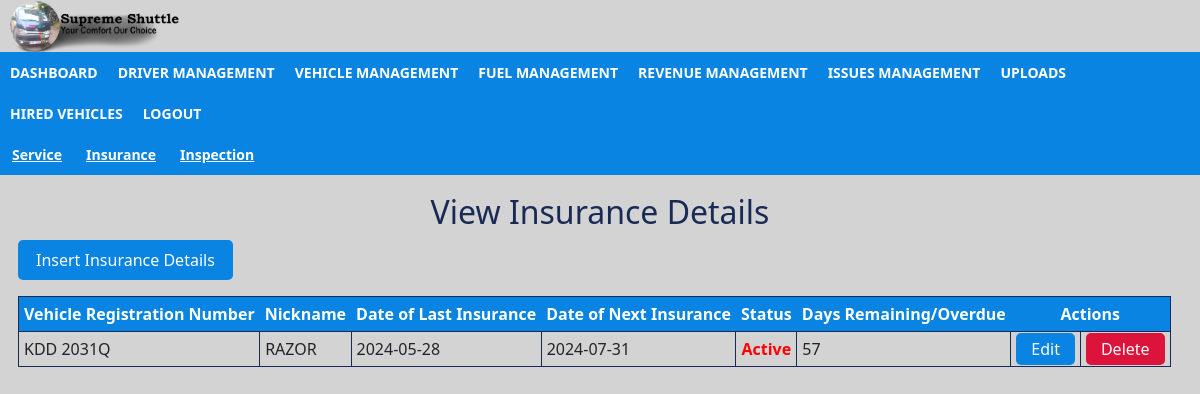
The app's page /view_insurance.php with its own data.
### tables this page shows
CREATE TABLE `insurance` (
  `id` int(10) NOT NULL,
  `vehicle_reg_no` varchar(100) NOT NULL,
  `nickname` varchar(100) NOT NULL,
  `previous_insurance_date` date NOT NULL,
  `next_insurance_date` date NOT NULL,
  `status` varchar(100) NOT NULL,
  `remaining_days` int(100) NOT NULL
);

### view_insurance.php (the view, shortened to what this page needs)
<!doctype html>
<html lang="en">
  <head>
    <link href="https://cdn.jsdelivr.net/npm/bootstrap@5.2.3/dist/css/bootstrap.min.css" rel="stylesheet">
    <link rel="stylesheet" href="/style.css">
  </head>
        <body>
              <div class="header">
                  <a href="#.php"><img src="/images/supremeshuttlelogo.png"></a>
              </div>
              <div class="topnav" id="myTopnav">
                    <a href="dashboard_admin.php"> DASHBOARD</a>
                    <a href="view_driver.php">DRIVER MANAGEMENT</a>
                    <a href="view_vehicle.php">VEHICLE MANAGEMENT</a>
                    <a href="view_fuel.php"> FUEL MANAGEMENT</a>
                    <a href="view_revenue.php">REVENUE MANAGEMENT</a>
                    <a href="view_issues.php">ISSUES MANAGEMENT</a>
                    <a href="upload_form.php">UPLOADS</a>
                    <a href="view_hired_vehicles.php"> HIRED VEHICLES</a>
                    <a href="index.php">LOGOUT</a>
              </div>
              <div class="secnav">
                  <a href="view_service.php">Service</a>
                  <a href="view_insurance.php">Insurance </a>
                  <a href="view_inspection.php">Inspection</a>
              </div>
                    <?php
                        include 'config.php';
                        $select="SELECT*FROM insurance";
                        $select_q=mysqli_query($con,$select);
                        $data=mysqli_num_rows($select_q);
                    ?>
                <div class="table">
                        <h2>View Insurance Details</h2>
                        <p><a href="insert_insurance.php">Insert Insurance Details </a></p>
                    <table>
                          <tr>
                              <th>Vehicle Registration Number</th>
                              <th>Nickname</th>
                              <th>Date of Last Insurance</th>
                              <th>Date of Next Insurance</th>
                              <th >Status</th>
                              <th>Days Remaining/Overdue </th>
                              <th colspan="2">Actions </th>
                          </tr>
                              <?php
                                  if($data){
                                      while ($row=mysqli_fetch_array($select_q)){
                              ?>
                          <tr>
                              <td><?php echo $row['vehicle_reg_no'] ?></td>
                              <td><?php echo $row['nickname'] ?></td>
                              <td><?php echo $row['previous_insurance_date'] ?></td>
                              <td><?php echo $row['next_insurance_date'] ?></td>
                              <td style="color:red; font-weight:600;"><?php echo $row['status'] ?></td>
                              <td><?php echo $row['remaining_days'] ?></td>
                              <td><a href="edit_insurance.php?id=<?php echo $row['id'] ?> " style="background-color: #0984e3;color: white; padding: 5px 15px; text-align: center; text-decoration: none; border-radius: 5px;"; >Edit</td>
                              <td><a onclick="return confirm('Are you sure you want to delete?')" href="delete_insurance.php?id=<?php echo $row['id'] ?>" style="background-color: crimson;color: white; padding: 5px 15px; text-align: center; text-decoration: none; border-radius: 5px;"; >Delete</td>
                          </tr>
                          <?php
                                  }
                                }
                                ?>
                      </table>
              </div>
        </body>
</html>

### style.css (style rules this page uses)
* { box-sizing: border-box; }
body { background-color:lightgrey; margin:0; padding: 0; }
.header img { padding: 0px 0px; display:inline-block; padding-left: 10px; margin-left: auto; margin-right: auto; width: 15%; }
.topnav { overflow:hidden; background-color:#0984e3; position:static; top: 0px; width: 100%; }
.topnav a { float: left; display: block; color: white; text-align: center; padding: 10px 10px; text-decoration: none; font-size: 14px; font-weight:bolder; }
.secnav { overflow:hidden; background-color:#0984e3; position:static; top: 0px; width: 100%; }
.secnav a { float: left; display: block; color: white; text-align: center; padding: 10px 12px; text-decoration:underline; font-size: 14px; font-weight:bold; }
img { display: block; margin-left: auto; margin-right: auto; }
body { background-color:lightgrey; }
.table { padding: 18px; }
.table th { padding: 5px; text-align: center; background-color:#0984e3; color: white; }
.table h2 { color: #192a56 ; text-align: center; }
.table td, tr { border: solid #192a56 1px; padding: 5px; }
p a { background-color:#0984e3; color: white; padding: 8px 18px; text-align: center; text-decoration: none; display: inline-block; border-radius: 5px; }

### records on screen
insurance: vehicle_reg_no "KDD 2031Q", nickname "RAZOR", previous_insurance_date "2024-05-28", next_insurance_date "2024-07-31", status "Active", remaining_days "57"
